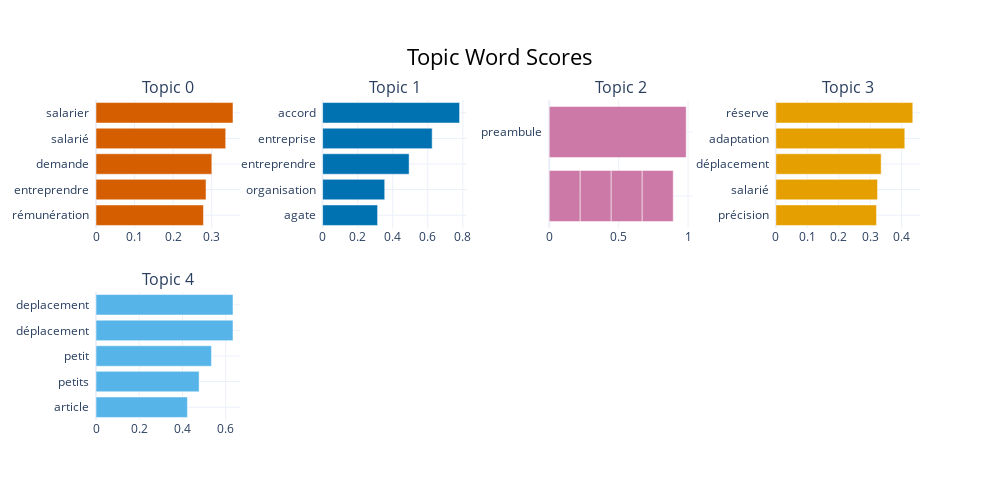

The cell this chart's notebook holds for it:
### Code cell
topic_model_KeyBERTInspired.visualize_barchart()

### Figure 1 — Plotly figure (JSON) as saved in the notebook; plotly's stock layout.template omitted (floating-point values rounded to 4 significant figures)
{"data": [{"marker": {"color": "#D55E00"}, "orientation": "h", "type": "bar", "x": [0.2785, 0.2851, 0.3002, 0.3362, 0.3551], "xaxis": "x", "y": ["rémunération  ", "entreprendre  ", "demande  ", "salarié  ", "salarier  "], "yaxis": "y"}, {"marker": {"color": "#0072B2"}, "orientation": "h", "type": "bar", "x": [0.3136, 0.3544, 0.4935, 0.625, 0.7814], "xaxis": "x2", "y": ["agate  ", "organisation  ", "entreprendre  ", "entreprise  ", "accord  "], "yaxis": "y2"}, {"marker": {"color": "#CC79A7"}, "orientation": "h", "type": "bar", "x": [0.2234, 0.2234, 0.2234, 0.2234, 0.9869], "xaxis": "x3", "y": ["  ", "  ", "  ", "  ", "preambule  "], "yaxis": "y3"}, {"marker": {"color": "#E69F00"}, "orientation": "h", "type": "bar", "x": [0.32, 0.3233, 0.3348, 0.4099, 0.4353], "xaxis": "x4", "y": ["précision  ", "salarié  ", "déplacement  ", "adaptation  ", "réserve  "], "yaxis": "y4"}, {"marker": {"color": "#56B4E9"}, "orientation": "h", "type": "bar", "x": [0.4227, 0.4769, 0.534, 0.6336, 0.6336], "xaxis": "x5", "y": ["article  ", "petits  ", "petit  ", "déplacement  ", "deplacement  "], "yaxis": "y5"}], "layout": {"annotations": [{"font": {"size": 16}, "showarrow": false, "text": "Topic 0", "x": 0.0875, "xanchor": "center", "xref": "paper", "y": 1, "yanchor": "bottom", "yref": "paper"}, {"font": {"size": 16}, "showarrow": false, "text": "Topic 1", "x": 0.3625, "xanchor": "center", "xref": "paper", "y": 1, "yanchor": "bottom", "yref": "paper"}, {"font": {"size": 16}, "showarrow": false, "text": "Topic 2", "x": 0.6375, "xanchor": "center", "xref": "paper", "y": 1, "yanchor": "bottom", "yref": "paper"}, {"font": {"size": 16}, "showarrow": false, "text": "Topic 3", "x": 0.9125, "xanchor": "center", "xref": "paper", "y": 1, "yanchor": "bottom", "yref": "paper"}, {"font": {"size": 16}, "showarrow": false, "text": "Topic 4", "x": 0.0875, "xanchor": "center", "xref": "paper", "y": 0.4, "yanchor": "bottom", "yref": "paper"}], "height": 500, "hoverlabel": {"bgcolor": "white", "font": {"family": "Rockwell", "size": 16}}, "showlegend": false, "title": {"font": {"color": "Black", "size": 22}, "text": "Topic Word Scores", "x": 0.5, "xanchor": "center", "yanchor": "top"}, "width": 1000, "xaxis": {"anchor": "y", "domain": [0, 0.175], "showgrid": true}, "xaxis2": {"anchor": "y2", "domain": [0.275, 0.45], "showgrid": true}, "xaxis3": {"anchor": "y3", "domain": [0.55, 0.725], "showgrid": true}, "xaxis4": {"anchor": "y4", "domain": [0.825, 1], "showgrid": true}, "xaxis5": {"anchor": "y5", "domain": [0, 0.175], "showgrid": true}, "xaxis6": {"anchor": "y6", "domain": [0.275, 0.45], "showgrid": true}, "xaxis7": {"anchor": "y7", "domain": [0.55, 0.725], "showgrid": true}, "xaxis8": {"anchor": "y8", "domain": [0.825, 1], "showgrid": true}, "yaxis": {"anchor": "x", "domain": [0.6, 1], "showgrid": true}, "yaxis2": {"anchor": "x2", "domain": [0.6, 1], "showgrid": true}, "yaxis3": {"anchor": "x3", "domain": [0.6, 1], "showgrid": true}, "yaxis4": {"anchor": "x4", "domain": [0.6, 1], "showgrid": true}, "yaxis5": {"anchor": "x5", "domain": [0, 0.4], "showgrid": true}, "yaxis6": {"anchor": "x6", "domain": [0, 0.4], "showgrid": true}, "yaxis7": {"anchor": "x7", "domain": [0, 0.4], "showgrid": true}, "yaxis8": {"anchor": "x8", "domain": [0, 0.4], "showgrid": true}}}
